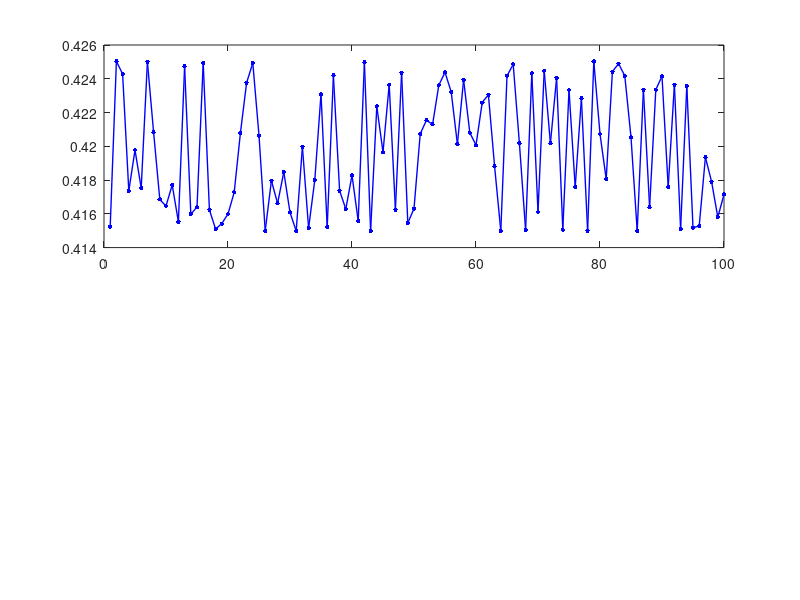

Here is the MATLAB script that generated this plot: (Note: this script raises an error after producing the figure.)
clear; clc; close all;

%% Paramètres
M = 1024;
fs = 1000;
t = 0:1/fs:(M-1)/fs;
win = hann(M, 'periodic');

% Cible fixée à delta = 0.42 (comme sur votre image)
% bin_k = 15;
% delta_cible = 0.42;
% --- LES PIRES CONDITIONS POUR LE RADAR ---
bin_k = 2;          % Cible très très proche (Basse fréquence, forte interférence)
delta_cible = 0.42; % Cible au bord de la case

f_vrai = (bin_k + delta_cible) * (fs / M);


Nb_essais = 100;
deltas_calcules = zeros(1, Nb_essais);
erreurs = zeros(1, Nb_essais);

%% Boucle sur 100 essais avec une phase aléatoire à chaque fois
for i = 1:Nb_essais
    % Génération d'une phase aléatoire entre 0 et 2*pi
    phase_alea = rand() * 2 * pi;
    
    % Signal avec cette phase
    sig = cos(2*pi*f_vrai*t + phase_alea);
    
    % FFT et recherche du pic
    P1 = abs(fft(sig .* win'));
    [valMax, l] = max(P1(1:M/2));
    
    % Valeurs des 3 points
    X_g = P1(l-1); 
    X_c = valMax; 
    X_d = P1(l+1);
    
    % ALGORITHME WMIpDFT (3 POINTS)
    a3 = (X_d - X_g) / (X_g + X_d + 2*X_c);
    delta_estime = 2 * a3;
    
    % Stockage
    deltas_calcules(i) = delta_estime;
    erreurs(i) = delta_estime - delta_cible;
end

%% Affichage (Exactement comme votre capture d'écran)
figure('Name', 'Figure 3: Valeurs WMIpDFT Brutes (3 points)', 'Color', 'white');

% --- Graphe 1 : Valeurs brutes ---
subplot(2,1,1);
plot(1:Nb_essais, deltas_calcules, 'b.-', 'MarkerSize', 10, 'LineWidth', 1); hold on;
yline(delta_cible, 'r--', 'LineWidth', 2);
title(sprintf('Valeurs de Delta calculées par WMIpDFT (Cible : %.4f)', delta_cible));
ylabel('Delta Calculé');
legend('Valeur WMIpDFT (à chaque essai)', 'Cible Théorique', 'Location', 'Best');
grid on;
% On force l'axe Y pour avoir le même visuel que votre image
ylim([delta_cible-0.0001, delta_cible+0.0001]);

% --- Graphe 2 : Erreur ---
subplot(2,1,2);
plot(1:Nb_essais, erreurs, 'k', 'LineWidth', 1.5);
title('Erreur de l''estimation (Ecart par rapport à la cible)');
xlabel('Numéro de l''essai (Phase aléatoire)');
ylabel('Erreur');
grid on;

fprintf('Regardez l''axe Y du graphe du bas : l''erreur est de l''ordre de 10^-15 (Zéro absolu pour MATLAB) !\n');
